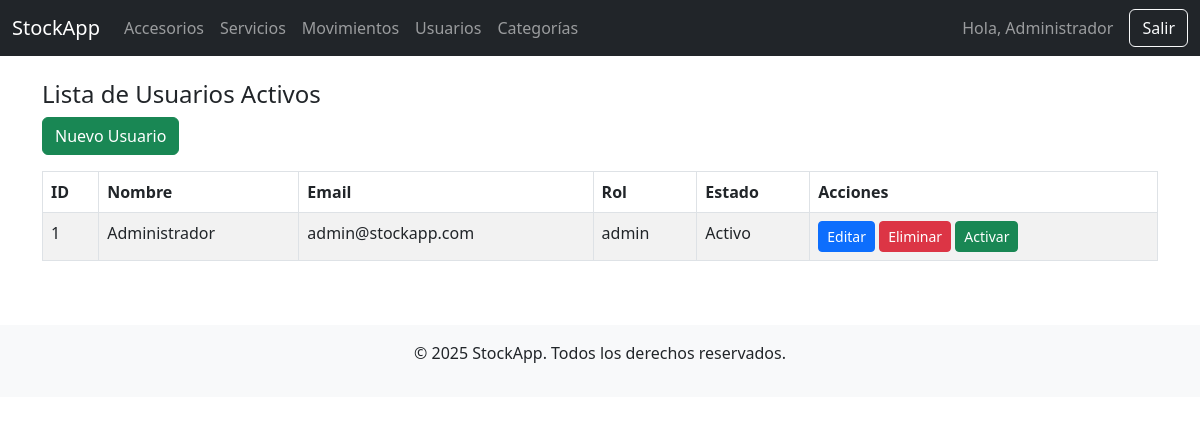
/usuarios/listar1.php (signed in), run on the app's committed database.
### tables this page shows
CREATE TABLE `usuarios` (
  `id` int(11) NOT NULL,
  `nombre` varchar(100) NOT NULL,
  `email` varchar(100) NOT NULL,
  `password` varchar(255) NOT NULL,
  `rol` enum('admin','empleado') DEFAULT 'empleado',
  `activo` tinyint(1) DEFAULT 1,
  `creado_en` timestamp NOT NULL DEFAULT current_timestamp()
);

### usuarios/listar1.php (the view, shortened to what this page needs)
<?php
require_once '../config/database.php';
include '../includes/header.php';
include '../includes/navbar.php';
$stmt = $pdo->query("SELECT * FROM usuarios WHERE activo = 1 ORDER BY id");
$usuarios = $stmt->fetchAll();
?>
<div class="container mt-4">
    <h4>Lista de Usuarios Activos</h4>
    <a href="crear.php" class="btn btn-success mb-3">Nuevo Usuario</a>
    <table class="table table-bordered table-striped">
        <thead>
            <tr>
                <th>ID</th>
                <th>Nombre</th>
                <th>Email</th>
                <th>Rol</th>
                <th>Estado</th>
                <th>Acciones</th>
            </tr>
        </thead>
        <tbody>
            <?php foreach ($usuarios as $usuario): ?>
                <tr>
                    <td><?= $usuario['id'] ?></td>
                    <td><?= htmlspecialchars($usuario['nombre']) ?></td>
                    <td><?= htmlspecialchars($usuario['email']) ?></td>
                    <td><?= $usuario['rol'] ?></td>
                    <td><?= $usuario['activo'] ? 'Activo' : 'Inactivo' ?></td>
                    <td>
                        <a href="editar.php?id=<?= $u['id'] ?>" class="btn btn-sm btn-primary">Editar</a>
                        <?php if ($u['id'] == $_SESSION['usuario_id']): ?>
                            <button class="btn btn-sm btn-danger" disabled title="No puedes eliminar tu propio usuario">Eliminar</button>
                        <?php else: ?>
                            <a href="eliminar.php?id=<?= $u['id'] ?>" class="btn btn-sm btn-danger"
                            onclick="return confirm('¿Estás seguro de eliminar este usuario?');">Eliminar</a>
                        <?php endif; ?>
                        <?php if ($u['activo']): ?>
                        <?php if ($u['id'] != $_SESSION['usuario_id']): ?>
                            <a href="estado.php?id=<?= $u['id'] ?>&accion=desactivar" class="btn btn-sm btn-warning"
                            onclick="return confirm('¿Desactivar este usuario?');">Desactivar</a>
                        <?php else: ?>
                            <button class="btn btn-sm btn-warning" disabled title="No puedes desactivarte a ti mismo">Desactivar</button>
                        <?php endif; ?>
                        <?php else: ?>
                            <a href="estado.php?id=<?= $u['id'] ?>&accion=activar" class="btn btn-sm btn-success"
                            onclick="return confirm('¿Activar este usuario?');">Activar</a>
                        <?php endif; ?>
                    </td>
                </tr>
            <?php endforeach; ?>
        </tbody>
    </table>
</div>
<?php include '../includes/footer.php'; ?>

### data on the page
usuarios: id "1", nombre "Administrador", email "admin@stockapp.com", rol "admin", activo "Activo"

### other printed values
$_SESSION['nombre'] "Administrador"
